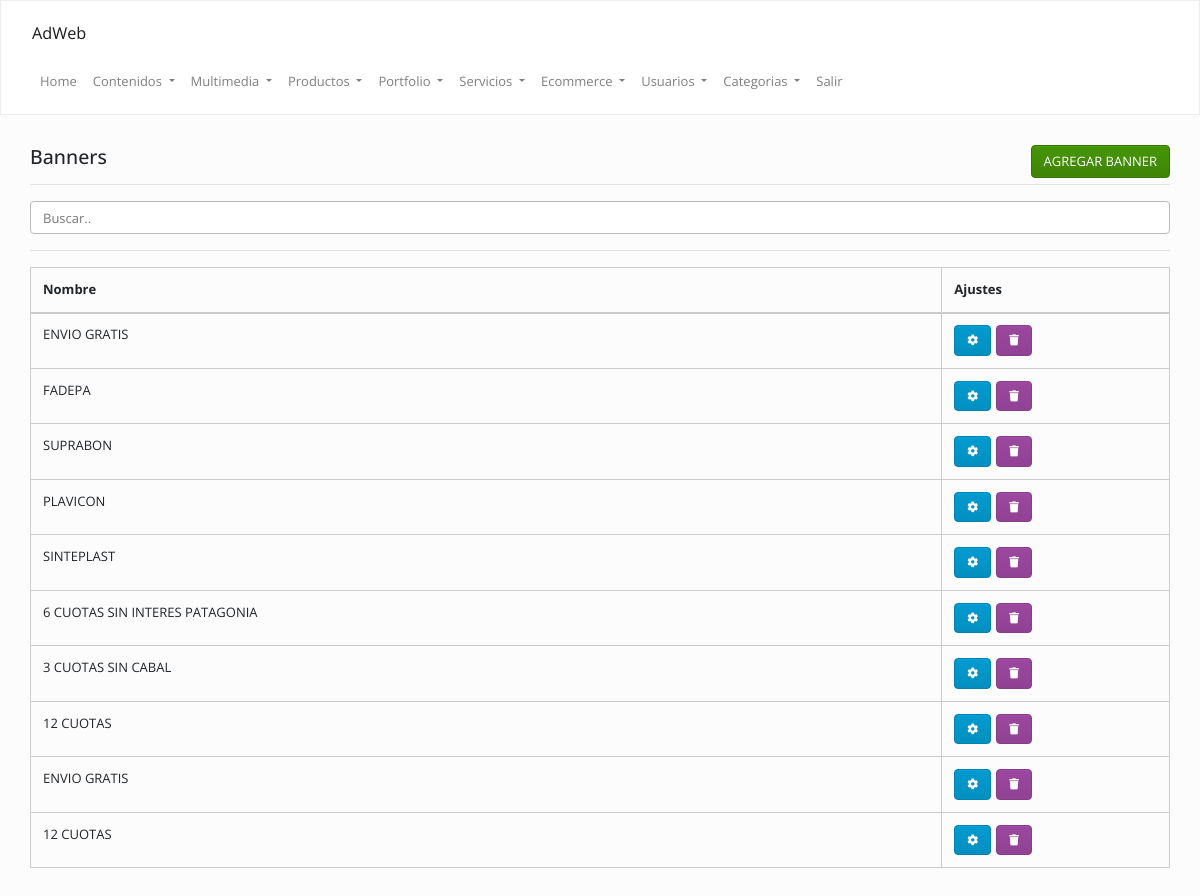
Page /admin/index.php?op=banners&accion=ver (signed in) on the earlier database version.
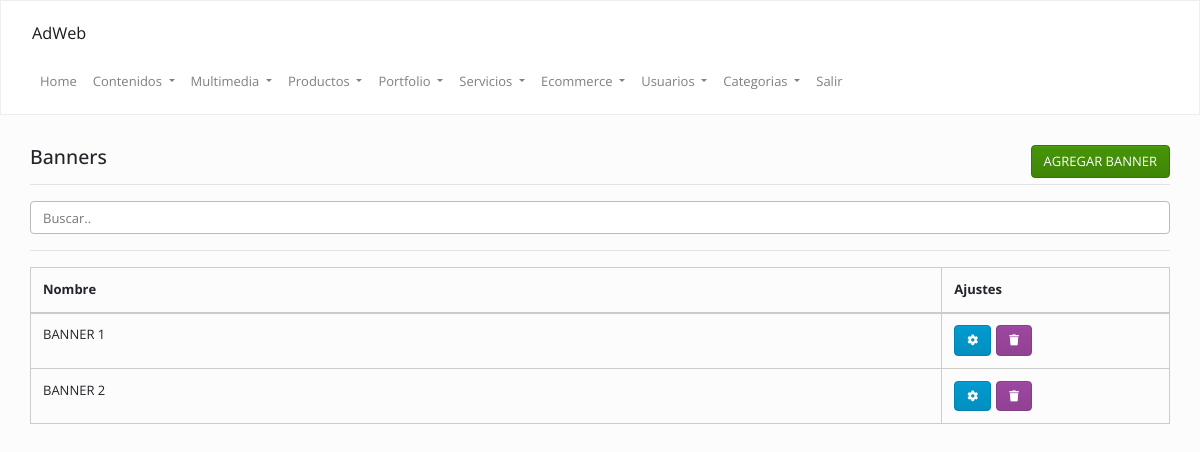
Same page on the later database version.
### tables this page shows
CREATE TABLE `banners` (
  `id` int(11) NOT NULL,
  `cod` varchar(255) NOT NULL,
  `nombre` varchar(255) NOT NULL,
  `categoria` varchar(255) NOT NULL,
  `vistas` int(11) NOT NULL DEFAULT '0',
  `link` varchar(255) NOT NULL
);

### Config/Autoload.php (called while the page is built, shortened)
<?php
class autoload
{
    public static function runAdmin()
    {
        spl_autoload_register(
            function ($clase)
            {
                $ruta = str_replace("\\", "/", $clase) . ".php";
            }
        );
    }
}

### Clases/Conexion.php (called while the page is built, shortened)
<?php namespace Clases;
class Conexion
{
    private $datos = array("host"=> "localhost","user"=> "root","pass"=> "","db"  => "quazar");
    private $con;
    public function __construct()
    {
        $this->con = mysqli_connect($this->datos["host"], $this->datos["user"], $this->datos["pass"], $this->datos["db"]);
        mysqli_set_charset($this->con,'utf8');
    }
    public function sqlReturn($query)
    {
        $dato = $this->con->query($query);
        return $dato;
    }
}

### Clases/Banner.php (called while the page is built, shortened)
<?php
class Banner
{
    private $con;
    public function __construct()
    {
        $this->con = new Conexion();
    }
    public function list() {
        $array = array();
        $sql = "SELECT * FROM `banners`";
        $notas = $this->con->sqlReturn($sql);
        if ($notas) {
            while ($row = mysqli_fetch_assoc($notas)) {
                $array[] = $row;
            }
            return $array ;
        }
    }
}

### admin/inc/banners/ver.php (the view, shortened to what this page needs)
<?php
$banners = new Clases\Banner();
$data      = $banners->list();
?>
<div class="mt-20">
    <div class="col-lg-12 col-md-12">
        <h4>
            Banners
            <a class="btn btn-success pull-right" href="<?=URL?>/index.php?op=banners&accion=agregar">
                AGREGAR BANNER
            </a>
        </h4>
        <hr/>
        <input class="form-control" id="myInput" type="text" placeholder="Buscar..">
        <hr/>
        <table class="table  table-bordered  ">
            <thead>
                <th>
                    Nombre
                </th>
                <th>
                    Ajustes
                </th>
            </thead>
            <tbody>
                <?php
                if (is_array($data)) {
                    foreach ($data as $val) {
                        echo "<tr>";
                        echo "<tr>";
                        echo "<td>";
                        echo strtoupper($val["nombre"]);
                        echo "</td>";
                        echo "<td>";
                        echo '<a class="btn btn-info" data-toggle="tooltip" data-placement="top" title="Modificar" href="' . URL . '/index.php?op=banners&accion=modificar&cod=' . $val["cod"] . '"><i class="fa fa-cog"></i></a>';
                        echo '<a class="btn btn-danger" data-toggle="tooltip" data-placement="top" title="Eliminar" href="' . URL . '/index.php?op=banners&accion=ver&borrar=' . $val["cod"] . '">
                        <i class="fa fa-trash"></i></a>';
                        echo "</td>";
                        echo "</tr>";
                    }
                }
                ?>
            </tbody>
        </table>
    </div>
</div>

### Clases/TemplateAdmin.php (shortened to what this page needs)
<?php
class TemplateAdmin
{
    public function themeInit()
    {
        echo '<!DOCTYPE html>';
        echo '<html lang="es">';
        echo '<head>';
        include("inc/header.inc.php");
        echo '</head>';
        echo '<body>';
        include "inc/nav.inc.php";
        echo '<div class="container-fluid pb-100">';
    }
    public function themeEnd()
    {
        echo '</div>';
        echo '</body>';
        echo '</html >';
    }
}

### admin/inc/header.inc.php (shortened to what this page needs)
 <link rel="stylesheet" href="https://stackpath.bootstrapcdn.com/bootstrap/4.1.3/css/bootstrap.min.css">
<link rel="stylesheet" href="https://use.fontawesome.com/releases/v5.4.2/css/all.css">
<link rel="stylesheet" href="https://bootswatch.com/4/simplex/bootstrap.min.css" />
<link rel="stylesheet" href="<?=URL?>/css/style.css" />

### admin/inc/nav.inc.php (shortened to what this page needs)
<?php
$pages = ["ecommerce","contenidos", "novedades", "multimedia","usuarios", "banners", "productos", "portfolio", "servicios", "configuracion", "categorias"];
?>
<nav class="navbar navbar-expand-lg navbar-light bg-light mb-30">
    <div class="col-md-12">
        <a class="navbar-brand" href="#">
            AdWeb
        </a>
        <div class="collapse navbar-collapse" id="navbarSupportedContent">
            <ul class="navbar-nav">
                <li class="nav-item">
                    <a class="nav-link" href="index.php">
                        Home
                    </a>
                </li>
                <li class="nav-item dropdown <?php if (!in_array('contenidos', $pages)) {echo 'd-none';}?>">
                    <a class="nav-link dropdown-toggle" href="#" data-toggle="dropdown">
                        Contenidos
                    </a>
                </li>
                <li class="nav-item dropdown <?php if (!in_array('multimedia', $pages)) {echo 'd-none';}?>">
                    <a class="nav-link dropdown-toggle" href="#" data-toggle="dropdown">
                        Multimedia
                    </a>
                </li>
                <li class="nav-item dropdown <?php if (!in_array('productos', $pages)) {echo 'd-none';}?>">
                    <a class="nav-link dropdown-toggle" href="#" data-toggle="dropdown">
                        Productos
                    </a>
                </li>
                <li class="nav-item dropdown <?php if (!in_array('portfolio', $pages)) {echo 'd-none';}?>">
                    <a class="nav-link dropdown-toggle" href="#" data-toggle="dropdown">
                        Portfolio
                    </a>
                </li>
                <li class="nav-item dropdown <?php if (!in_array('servicios', $pages)) {echo 'd-none';}?>">
                    <a class="nav-link dropdown-toggle" href="#" data-toggle="dropdown">
                        Servicios
                    </a>
                </li>
                <li class="nav-item dropdown <?php if (!in_array('ecommerce', $pages)) {echo 'd-none';}?>">
                    <a class="nav-link dropdown-toggle" href="#" data-toggle="dropdown">
                        Ecommerce
                    </a>
                </li>
                <li class="nav-item dropdown <?php if (!in_array('usuarios', $pages)) {echo 'd-none';}?>">
                    <a class="nav-link dropdown-toggle" href="#" data-toggle="dropdown">
                        Usuarios
                    </a>
                </li>
                <li class="nav-item dropdown <?php if (!in_array('categorias', $pages)) {echo 'd-none';}?>">
                    <a class="nav-link dropdown-toggle" href="#" data-toggle="dropdown">
                        Categorias
                    </a>
                </li>
                <li class="nav-item">
                    <a class="nav-link" href="<?=URL?>/index.php?op=salir">
                        Salir
                    </a>
                </li>
            </ul>
        </div>
    </div>
</nav>

### admin/index.php (shortened to what this page needs)
<?php
require_once "../Config/Autoload.php";
$template = new Clases\TemplateAdmin();
$template->set("title", "Admin");
$template->set("description", "Admin");
$template->set("keywords", "Inicio");
$template->set("favicon", "url");
$template->themeInit();
$admin    = new Clases\Admin();
$funciones= new Clases\PublicFunction();
if (!isset($_SESSION["admin"])) {
	$admin->loginForm();
} else {
	$op = isset($_GET["op"]) ? $_GET["op"] : 'inicio';
	$accion = isset($_GET["accion"]) ? $_GET["accion"] : 'ver';
	if($op != '') {
		if($op == "salir") {
			session_destroy();
			$funciones->headerMove(URL."/index.php");
		} else {
			include "inc/".$op."/".$accion.".php";
		}
	}
}
$template->themeEnd();

### admin/css/style.css (style rules this page uses)
.pull-right { float: right !important; }
.mt-20 { margin-top: 20px !important; }
.mb-30 { margin-bottom: 30px !important; }
.pb-100 { padding-bottom: 100px !important; }
td .btn { margin-right: 5px; font-size: 11px; }
th:last-child { width: 20%; }

Differences in the rows shown:
removed banners: nombre "ENVIO GRATIS"
removed banners: nombre "FADEPA"
removed banners: nombre "SUPRABON"
removed banners: nombre "PLAVICON"
removed banners: nombre "SINTEPLAST"
removed banners: nombre "6 CUOTAS SIN INTERES PATAGONIA"
removed banners: nombre "3 CUOTAS SIN CABAL"
removed banners: nombre "12 CUOTAS"
removed banners: nombre "ENVIO GRATIS"
removed banners: nombre "12 CUOTAS"
added banners: nombre "BANNER 1"
added banners: nombre "BANNER 2"
